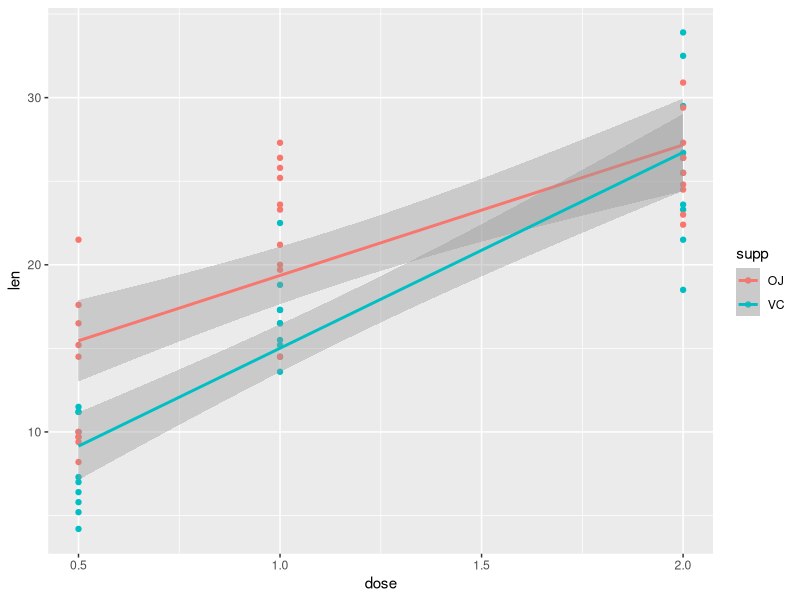

The R source for this figure:
## ---- chunk 1
library(datasets) ; data(ToothGrowth)
## ---- chunk 2
s <- split(ToothGrowth$len, list(ToothGrowth$supp, ToothGrowth$dose))
sapply(s, function(x) { c(count = length(x), mean=mean(x))})
## ---- chunk 3
library(ggplot2)
g <- ggplot(data = ToothGrowth, aes(x = dose, y = len, color = supp)) 
g + geom_point() + geom_smooth(method = "lm")
## ---- chunk 4
t.test(s$VC.1, s$VC.0.5, paired = F, alt = "greater")$p.value
## ---- chunk 5
get.p.value <- function(lab1, lab2) {
  t.test(s[[lab1]], s[[lab2]], paired = F, alt = "greater")$p.value
}
